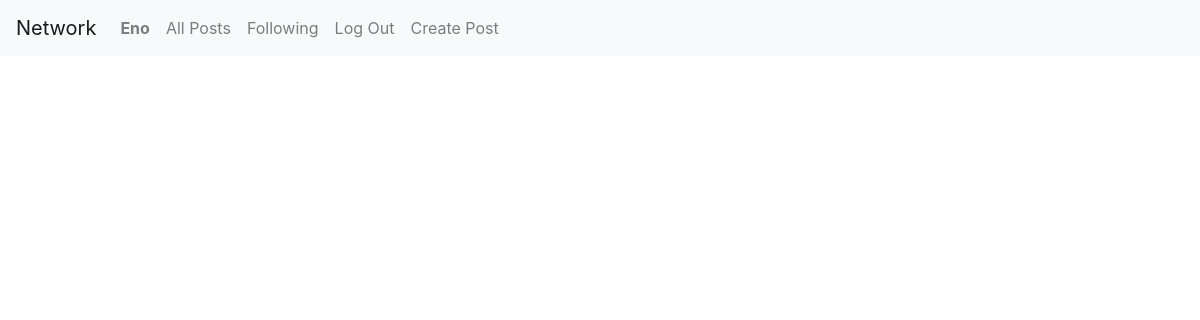
Page /following (signed in) on the earlier database version.
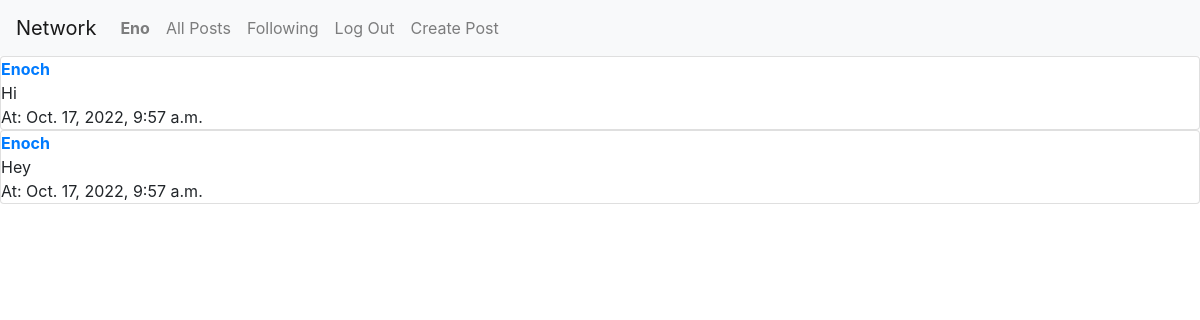
Same page on the later database version.
### network/models.py (models this page shows, shortened)
class Post(models.Model):
    body = models.TextField()
    author = models.ForeignKey("User", on_delete=models.CASCADE, related_name="posts")
    date = models.DateTimeField(auto_now_add = True)
    likes = models.ManyToManyField("User", related_name="post_likes")
    def __str__(self):
        return f"{self.body} by {self.author} at {self.date}"

class User(AbstractUser):
    pass

### network/views.py (the view)
# urls.py: path("following", views.following, name="following"),
def following(request):
    profile_user = User.objects.get(username=request.user)
    currently_following = profile_user.following.all()
    posts = []
    for user in currently_following:
        posts += (user.following.posts.all().order_by('-date'))
    print(posts)
    return render(request, "network/following_page.html", {
        "posts": posts
    })

### network/templates/network/following_page.html
{% extends "network/layout.html" %}
{% block body %}
{% for post in posts %}
    <div class="post_item card ">
        <strong><a href="{% url 'profile' post.author %}">{{post.author}}</a></strong>
        {{ post.body }}<br>
        At: {{ post.date }}
        <br>
    </div>
    {% endfor %}
{% endblock %}

Differences in the rows shown:
added Post: author "Enoch", body "Hi", date "Oct. 17, 2022, 9:57 a.m."
added Post: author "Enoch", body "Hey", date "Oct. 17, 2022, 9:57 a.m."
